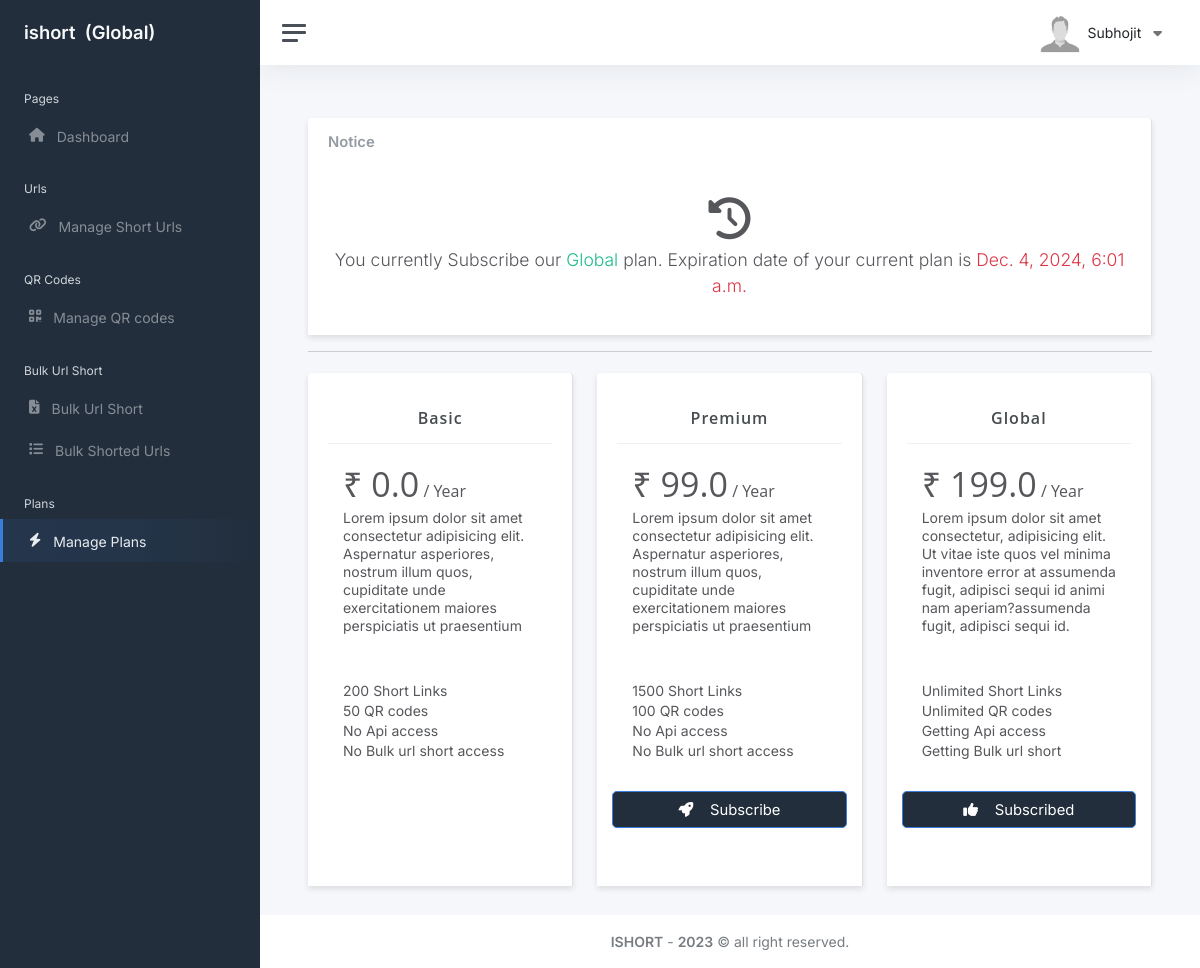
/user/manage-plan/ (signed in), run on the app's committed database.
### core/models.py (models this page shows, shortened)
class User(AbstractUser):
    username = None
    email = models.EmailField(unique=True)
    email_token = models.CharField(max_length=250, null=True, blank=True)
    is_email_varified = models.BooleanField(default=False)
    method = models.CharField(max_length=50, choices=[('manually', 'Manually'), ('google', 'Google')], default='manually')
    google_id = models.CharField(max_length=250, null=True, blank=True)
    extra_data = models.TextField(null=True, blank=True)
    objects = UserManager()
    USERNAME_FIELD = 'email'
    REQUIRED_FIELDS = []

class Subscription(models.Model):
    user = models.OneToOneField(User, on_delete=models.CASCADE) # one to one relationship
    plan = models.ForeignKey(Plan, on_delete=models.CASCADE)
    used_urls = models.PositiveIntegerField(default = 0)
    used_qrs = models.PositiveBigIntegerField(default = 0)
    expires_at = models.DateTimeField(null = True, blank = True)
    razorpay_payment_id = models.CharField(max_length=250, null=True, blank=True)
    def get_subscription_details(request):
        subscription_obj = Subscription.objects.get(user = request.user)
        return subscription_obj.plan

class Plan(models.Model):
    name = models.CharField(max_length=50, verbose_name='Plan Name')
    price = models.FloatField(default=0.0, verbose_name='Plan Price')
    duration = models.IntegerField(default=365, verbose_name='Plan Duration in Day')
    number_url = models.BigIntegerField(default = 0, verbose_name='Number of urls')
    number_qr = models.BigIntegerField(default = 0, verbose_name='Number of qr codes')
    api_access = models.BooleanField(default = False)
    bulk_url_short = models.BooleanField(default=False)
    details = models.TextField(verbose_name='Plan Details')
    subs_count = models.BigIntegerField(default=0, verbose_name='Plan Subscribe Count')
    created_at = models.DateField(auto_now=True)
    updated_at = models.DateField(auto_now=True)
    def __str__(self):
        return self.name

### core/views.py (the view)
# urls.py: path('user/manage-plan/', manage_plans, name="Manage_Plan"),
@login_required(login_url='user_auth:auth_login')
def manage_plans(request):
    subscription_obj = Subscription.objects.get(user = request.user)
    plan_obj = Plan.objects.all()
    context = {
        "plans":plan_obj,
        "subscription": subscription_obj.plan.name
    }
    return render(request, 'Dashboard/plans.html', context)

### core/templates/Dashboard/plans.html (shortened to what this page needs)
{% extends 'Dashboard/base.html' %}
{% block content %}
    <main class="content">
        <div class="container-fluid p-0">
            <div class="col-lg-12">
                <div class="card">
                    <div class="card-header">
                        <h5 class="card-title mb-0">Notice</h5>
                    </div>
                    <div class="card-body text-center">
                        <i class="fa-solid fa-clock-rotate-left fa-3x my-2"></i>
                        <p class="lead"> You currently Subscribe our <span class="text-success">{{request.user.subscription.plan}}</span> plan. Expiration date of your current plan is <span class="text-danger">{{request.user.subscription.expires_at}}</span></p>
                    </div>
                </div>
            </div>
            <hr class="hr my-3">
            <div class="row">
                {% if plans %}
                    {% for plan in plans %}
                        <div class="col-md-6 col-lg-4">
                            <div class="card">
                                <div class="card-body">
                                    <div class="plan-name">
                                        <b>{{plan.name.capitalize}}</b>
                                    </div>
                                    <div class="plan-description">
                                    <div class="plan-price month">
                                        ₹ {{plan.price}}<sub> / Year</sub></div>
                                        <p>{{plan.details}}</p>
                                    </div>
                                    <div class="plan-description specs">
                                        {% if plan.number_url == 2147483647 %}
                                            Unlimited Short Links
                                        {% else %}
                                            {{plan.number_url}} Short Links
                                        {% endif %}
                                        <br>
                                        {% if plan.number_qr == 2147483647 %}
                                            Unlimited QR codes
                                        {% else %}
                                            {{plan.number_qr}} QR codes
                                        {% endif %}
                                        <br>
                                        {% if plan.api_access == True %}
                                            Getting Api access
                                        {% else %}
                                            No Api access
                                        {% endif %}
                                        <br>
                                        {% if plan.bulk_url_short == True %}
                                            Getting Bulk url short
                                        {% else %}
                                            No Bulk url short access
                                        {% endif %}
                                    </div>
                                    {% if subscription == plan.name %}
                                        <div class="plan-cta">
                                            <div class="d-grid gap-2">
                                                <button type="submit" class="btn btn-primary btn-lg"><i class="fa-solid fa-thumbs-up"></i>&nbsp &nbsp Subscribed</button>
                                            </div>
                                        </div>
                                    {% elif plan.name != 'Basic' %}
                                        <form action="{% url 'core:Check_Out' %}" method="POST">
                                            <div class="plan-cta">
                                                <div class="d-grid gap-2">
                                                    <button type="submit" class="btn btn-primary btn-lg"><i class="fa-solid fa-rocket"></i>&nbsp &nbsp Subscribe</button>
                                                </div>
                                            </div>
                                        </form>
                                    {% endif %}
                                </div>
                            </div>
                        </div>
                    {% endfor %}
                {% endif %}
            </div>
        </div>
    </main>
{% endblock content %}

### core/templates/Dashboard/base.html (shortened to what this page needs)
{% load static %}
<!DOCTYPE html>
<html lang="en">
<head>
	<link rel="stylesheet" href="https://cdnjs.cloudflare.com/ajax/libs/font-awesome/6.4.2/css/all.min.css">
	<link href="https://cdn.jsdelivr.net/npm/bootstrap@5.0.2/dist/css/bootstrap.min.css" rel="stylesheet">
	<link href="{% static 'User/css/app.css' %}" rel="stylesheet">
</head>
<body>
	<div class="wrapper">
		<nav id="sidebar" class="sidebar js-sidebar">
			<div class="sidebar-content js-simplebar">
				<a class="sidebar-brand" href="">
					<span class="align-middle">ishort &nbsp({{request.user.subscription.get_subscription_details}})</span>
				</a>
				{% with request.resolver_match.url_name as url_name %}
				<ul class="sidebar-nav">
					<li class="sidebar-header">
						Pages
					</li>
					<li class="sidebar-item {% if url_name == 'User_Dashboard' %} active {% endif %}">
						<a class="sidebar-link" href="{% url 'core:User_Dashboard' %}"><i class="fa-solid fa-house"></i><span class="align-middle">Dashboard</span></a>
					</li>
					<li class="sidebar-header">
						Urls
					</li>
					<li class="sidebar-item {% if url_name == 'Manage_Urls' %} active {% endif %}">
						<a class="sidebar-link" href="{% url 'core:Manage_Urls' %}"><i class="fa-solid fa-link"></i><span class="align-middle">Manage Short Urls</span></a>
					</li>
					<li class="sidebar-header">
						QR Codes
					</li>
					<li class="sidebar-item {% if url_name == 'Manage_QR_codes' %} active {% endif %}">
						<a class="sidebar-link" href="{% url 'core:Manage_QR_codes' %}"><i class="fa-solid fa-qrcode"></i><span class="align-middle">Manage QR codes</span></a>
					</li>
					{% if request.user.subscription.plan.name == 'Global' %}
						<li class="sidebar-header">
							Bulk Url Short
						</li>
						<li class="sidebar-item {% if url_name == 'Bulk_Url_Short' %} active {% endif %}">
							<a class="sidebar-link" href="{% url 'core:Bulk_Url_Short' %}"><i class="fa-solid fa-file-excel"></i><span class="align-middle">Bulk Url Short</span></a>
						</li>
						<li class="sidebar-item {% if url_name == 'bulk_shorted_urls' %} active {% endif %}">
							<a class="sidebar-link" href="{% url 'core:bulk_shorted_urls' %}"><i class="fa-solid fa-list"></i><span class="align-middle">Bulk Shorted Urls</span></a>
						</li>
					{% endif %}
					<li class="sidebar-header">
						Plans
					</li>
					<li class="sidebar-item {% if url_name == 'Manage_Plan' %} active {% endif %}">
						<a class="sidebar-link" href="{% url 'core:Manage_Plan' %}"><i class="fa-solid fa-bolt"></i><span class="align-middle">Manage Plans</span></a>
					</li>
				</ul>
				{% endwith %}
			</div>
		</nav>
		<div class="main">
			<nav class="navbar navbar-expand navbar-light navbar-bg">
				<a class="sidebar-toggle js-sidebar-toggle">
					<i class="hamburger align-self-center"></i>
				</a>
				<div class="navbar-collapse collapse">
					<ul class="navbar-nav navbar-align">
						<li class="nav-item dropdown">
							<a class="nav-link d-none d-sm-inline-block" href="#" data-bs-toggle="dropdown">
								{% if request.user.extra_data %}
								<img src="{{request.user.extra_data}}" class="avatar img-fluid rounded me-1" alt="{{request.user.first_name}}" /> <span class="text-dark">{{request.user.first_name}}</span>
								{% else %}
								<img class="avatar img-fluid rounded me-1" alt="{{request.user.first_name}}" /> <span class="text-dark">{{request.user.first_name}}</span>
								{% endif %}
								<i class="fa-solid fa-caret-down mx-2"></i>
							</a>
						</li>
					</ul>
				</div>
			</nav>
            {% block content %}
            {% endblock content %}
            <footer class="footer">
				<div class="container-fluid">
					<div class="row text-muted">
						<div class="col-12 text-center">
							<p class="mb-0">
								<a class="text-muted" href="#" target="_blank"><strong>ISHORT</strong></a> - <a class="text-muted" href="#" target="_blank"><strong>2023</strong></a> &copy; all right reserved.
							</p>
						</div>
					</div>
				</div>
			</footer>
		</div>
	</div>
</body>
</html>

### core/templates/Dashboard/base.html (style rules this page uses)
.btn { background: #222e3c; }

### data on the page
User: user.subscription.get_subscription_details "Global", user.first_name "Subhojit", user.subscription.plan "Global", user.subscription.expires_at "Dec. 4, 2024, 6:01 a.m."
Plan: name "Basic", price "0.0", details "Lorem ipsum dolor sit amet consectetur adipisicing elit. Aspernatur asperiores, nostrum illum quos, cupiditate unde exercitationem maiores perspiciatis ut praesentium", number_url "200", number_qr "50", api_access "No Api access", bulk_url_short "No Bulk url short access"
Plan: name "Premium", price "99.0", details "Lorem ipsum dolor sit amet consectetur adipisicing elit. Aspernatur asperiores, nostrum illum quos, cupiditate unde exercitationem maiores perspiciatis ut praesentium", number_url "1500", number_qr "100", api_access "No Api access", bulk_url_short "No Bulk url short access"
Plan: name "Global", price "199.0", details "Lorem ipsum dolor sit amet consectetur, adipisicing elit. Ut vitae iste quos vel minima inventore error at assumenda fugit, adipisci sequi id animi nam aperiam?assumenda fugit, adipisci sequi id.", number_url "Unlimited Short Links", number_qr "Unlimited QR codes", api_access "Getting Api access", bulk_url_short "Getting Bulk url short", shows "Subscribed"
